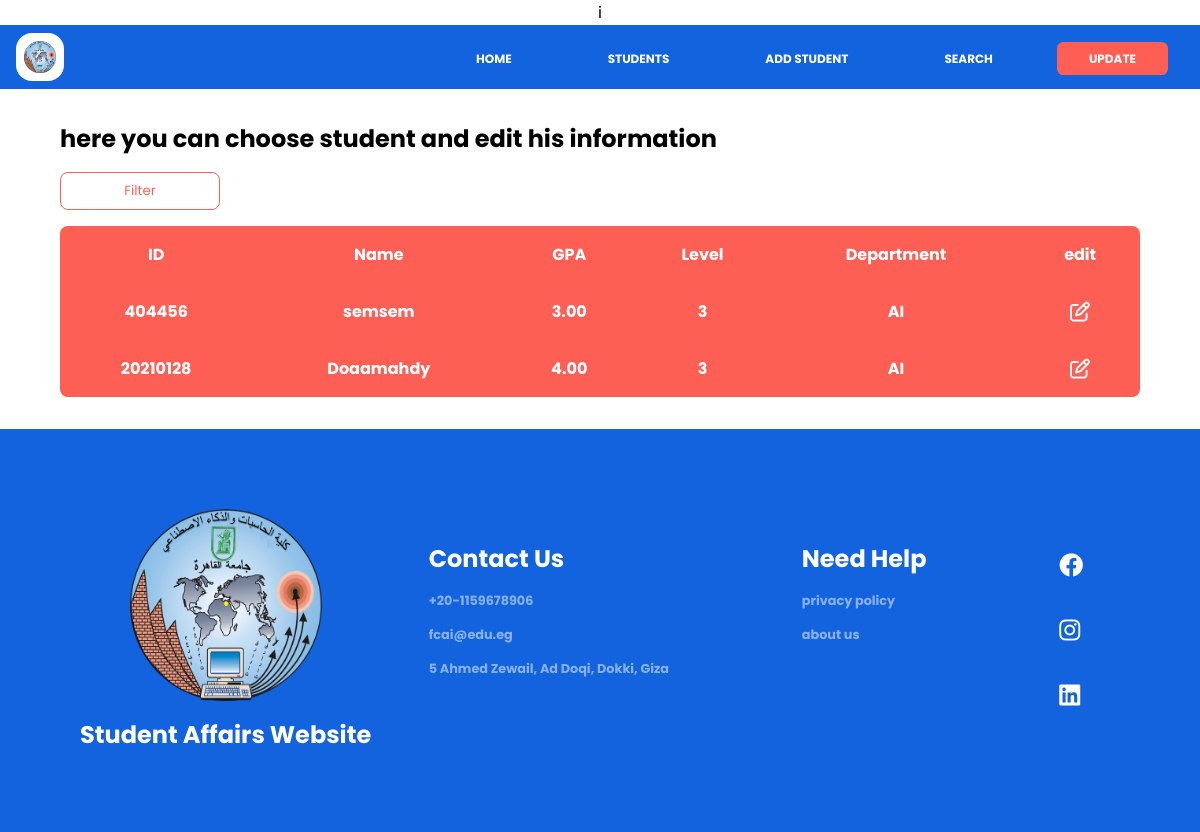
The app's page /update/, older data.
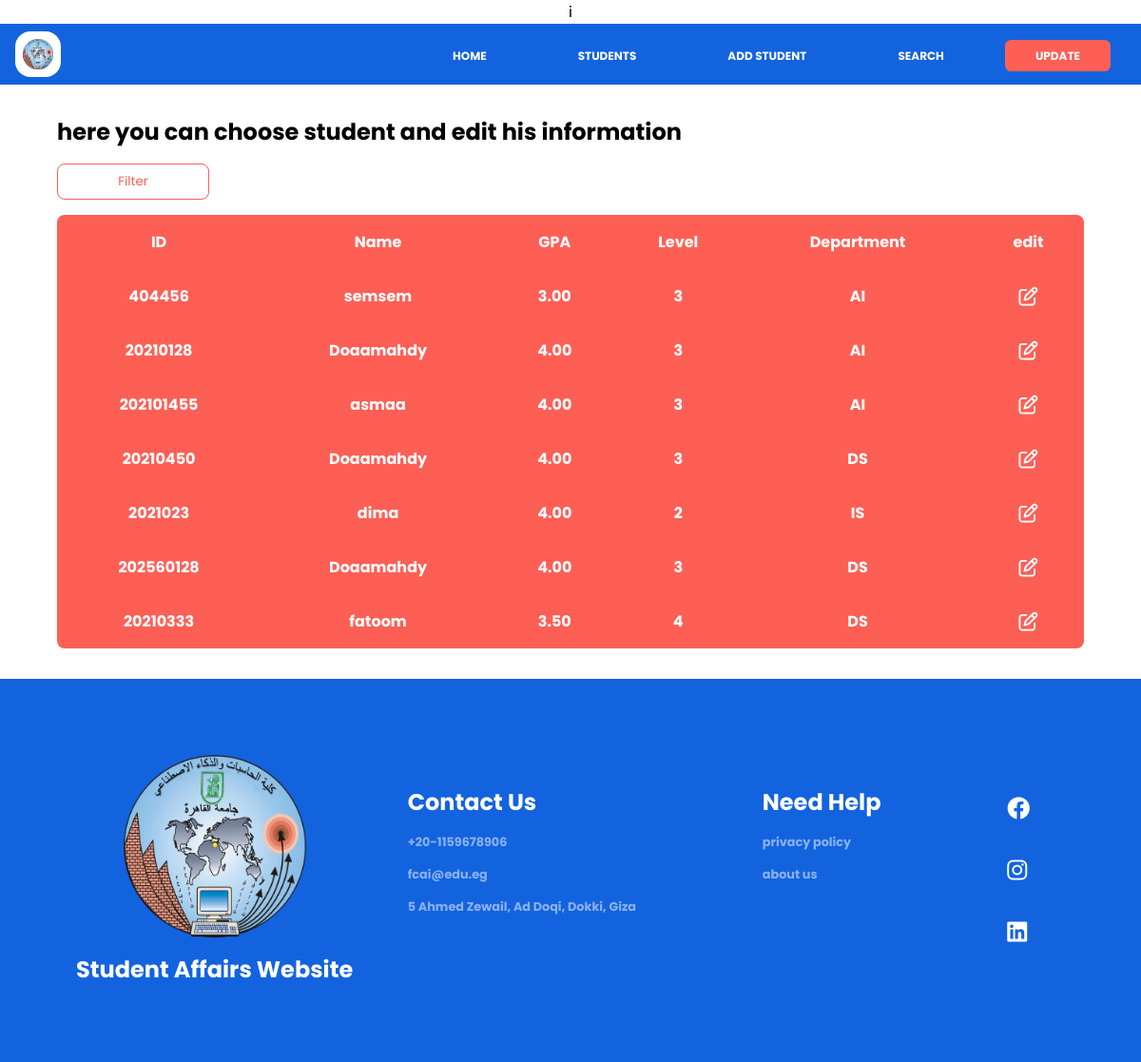
The same page, newer data.
### pages/models.py (models this page shows, shortened)
class Student(models.Model):
    ID = models.CharField(max_length=255, primary_key=True)
    name = models.CharField(max_length=255)
    birthDate = models.DateField(auto_now=False, auto_now_add=False, default=timezone.now)
    GPA = models.DecimalField(max_digits=3, decimal_places=2)
    email = models.CharField(max_length=255)
    phone = models.CharField(max_length=11)
    level_choices = [
        ("1", "one"),
        ("2", "two"),
        ("3", "three"),
        ("4", "four"),
    ]
    level = models.CharField(max_length=10,
                    choices=level_choices, null=True)
    department_choices = [
        ("General", "General"),
        ("CS", "Computer Science"),
        ("IT", "Information Technology"),
        ("IS", "Information System"),
        ("DS", "Decision Support"),
        ("AI", "Artificial Intelligence"),
    ]
    department = models.CharField(max_length=40,
                                choices=department_choices, null=True)
    gender_choices = [
        ("male", "male"),
        ("female", "female")
    ]
    gender = models.CharField(max_length=10,
                            choices=gender_choices, null=True)
    status_choices = [
        ("active", "active"),
        ("inactive", "inactive")
    ]
    status = models.CharField(max_length=15,
                            choices=status_choices, null=True)

### pages/views.py (the view)
# urls.py: path('update/', views.update, name='update'),
def update(request):
    template = loader.get_template('update.html')
    students = Student.objects.all().values()
    context = {
      'students' : students,
    }
    return HttpResponse(template.render(context, request))

### pages/templates/update.html (shortened to what this page needs)
i{% extends 'master.html' %}
{% load static %}
{% block styles %}
<link rel="stylesheet" href={% static 'css/style.css' %} />
<link rel="stylesheet" href={% static 'css/styleUpdate.css' %} />
<link rel="stylesheet" href={% static 'css/fontawesome/css/all.css' %} />
{% endblock %}
{% block contents %}
<section class="table-section">
  <h1>here you can choose student and edit his information</h1>
  <div class="filter-section">
    <button id="filter">Filter</button>
  </div>
  <table>
    <thead>
      <tr class="table-row">
        <th>ID</th>
        <th class="name">Name</th>
        <th class="gpa">GPA</th>
        <th class="level">Level</th>
        <th>Department</th>
        <th>edit</th>
      </tr>
    </thead>
    <tbody id="studentsTable">
      {% for student in students %}
        <tr class = "table-row">
          <th>{{student.ID}}</th>
          <th class="name">{{student.name}}</th>
          <th class="gpa">{{student.GPA}}</th>
          <th class="level">{{student.level}}</th>
          <th>{{student.department}}</th>
          <th><i class="fa-regular fa-pen-to-square fa-lg"></i></th>
        </tr>
      {% endfor %}
    </tbody>
  </table>
</section>
{% endblock %}

Row changes from the older to the newer data that the page shows:
added Student: ID "202101455", name "asmaa", GPA "4.00", level "3", department "AI"
added Student: ID "20210450", name "Doaamahdy", GPA "4.00", level "3", department "DS"
added Student: ID "2021023", name "dima", GPA "4.00", level "2", department "IS"
added Student: ID "202560128", name "Doaamahdy", GPA "4.00", level "3", department "DS"
added Student: ID "20210333", name "fatoom", GPA "3.50", level "4", department "DS"
